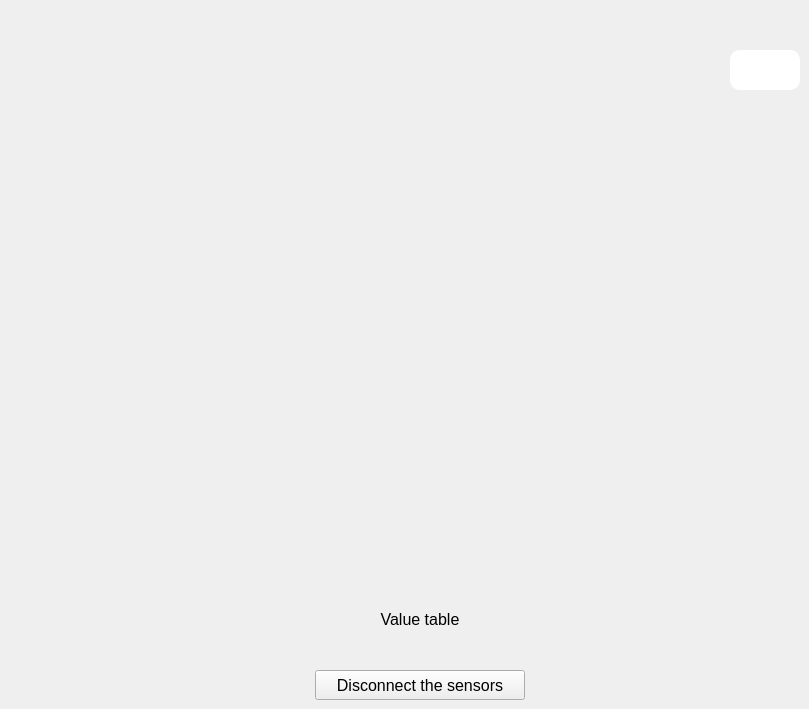
    <widget class="QWidget" name="w_bluetoothShorted">
     <attribute name="title">
      <string>BluetoothShorted</string>
     </attribute>
     <widget class="QLabel" name="w_logo4">
      <property name="geometry">
       <rect>
        <x>240</x>
        <y>50</y>
        <width>360</width>
        <height>400</height>
       </rect>
      </property>
      <property name="styleSheet">
       <string notr="true">image: url(:/logo/_Icons/logo_blue_TB_100px_62px_300ppi.png);</string>
      </property>
      <property name="text">
       <string>&lt;html&gt;&lt;head/&gt;&lt;body&gt;&lt;p&gt;&lt;br/&gt;&lt;/p&gt;&lt;/body&gt;&lt;/html&gt;</string>
      </property>
     </widget>
     <widget class="QPushButton" name="w_backArrow8">
      <property name="geometry">
       <rect>
        <x>40</x>
        <y>50</y>
        <width>70</width>
        <height>40</height>
       </rect>
      </property>
      <property name="focusPolicy">
       <enum>Qt::NoFocus</enum>
      </property>
      <property name="styleSheet">
       <string notr="true">border-radius: 10px;
border-style: solid;
image: url(:/back_arrow/_Icons/left.png);</string>
      </property>
      <property name="text">
       <string/>
      </property>
     </widget>
     <widget class="QPushButton" name="w_disconnectAll7">
      <property name="geometry">
       <rect>
        <x>315</x>
        <y>670</y>
        <width>210</width>
        <height>30</height>
       </rect>
      </property>
      <property name="font">
       <font>
        <pointsize>12</pointsize>
       </font>
      </property>
      <property name="focusPolicy">
       <enum>Qt::NoFocus</enum>
      </property>
      <property name="styleSheet">
       <string notr="true"/>
      </property>
      <property name="text">
       <string>Disconnect the sensors</string>
      </property>
     </widget>
     <widget class="QPushButton" name="w_scanningButton2">
      <property name="geometry">
       <rect>
        <x>730</x>
        <y>50</y>
        <width>70</width>
        <height>40</height>
       </rect>
      </property>
      <property name="focusPolicy">
       <enum>Qt::NoFocus</enum>
      </property>
      <property name="styleSheet">
       <string notr="true">background-color:white;
border-radius: 10px;
border-style: solid;
image: url(:/bluetooth/_Icons/bluetooth1600.png);</string>
      </property>
      <property name="text">
       <string/>
      </property>
     </widget>
     <widget class="QPushButton" name="w_valueTableButton2">
      <property name="geometry">
       <rect>
        <x>340</x>
        <y>470</y>
        <width>160</width>
        <height>120</height>
       </rect>
      </property>
      <property name="focusPolicy">
       <enum>Qt::NoFocus</enum>
      </property>
      <property name="styleSheet">
       <string notr="true">border-radius: 10px;
border-style: solid;
image: url(:/Bar_graph/_Icons/table_icon.png);</string>
      </property>
      <property name="text">
       <string/>
      </property>
     </widget>
     <widget class="QLabel" name="w_valueTableLabel2">
      <property name="geometry">
       <rect>
        <x>340</x>
        <y>610</y>
        <width>160</width>
        <height>20</height>
       </rect>
      </property>
      <property name="font">
       <font>
        <pointsize>12</pointsize>
       </font>
      </property>
      <property name="text">
       <string>&lt;html&gt;&lt;head/&gt;&lt;body&gt;&lt;p align=&quot;center&quot;&gt;Value table&lt;/p&gt;&lt;/body&gt;&lt;/html&gt;</string>
      </property>
     </widget>
    </widget>
